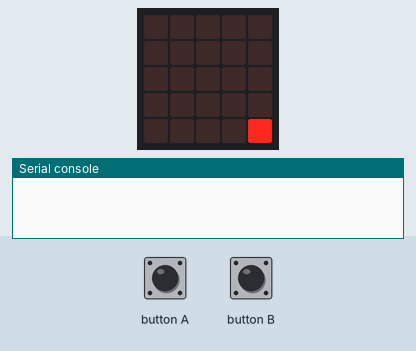
Recording of a program running on a simulated BBC micro:bit (MakeCode). On the bench: the board's 5×5 LED display, the last lines printed to the serial console. The inputs (shaded band) are chosen by the test bench.

Above: at 1.2 s.
1.3 s: button A pressed for 0.15 s
At 1.8 s:
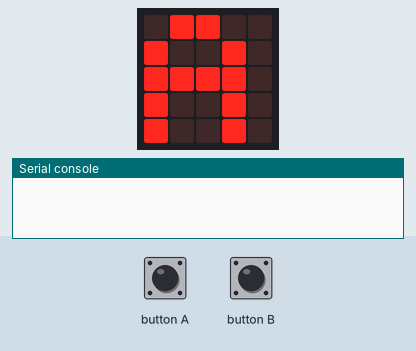
3.7 s: button B pressed for 0.15 s
At 4.4 s:
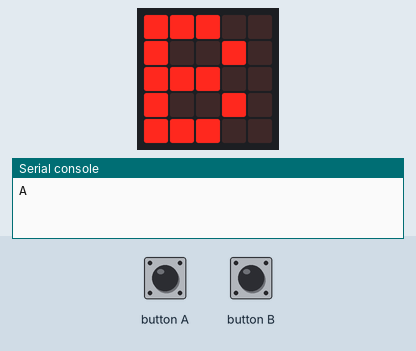
6.1 s: button A pressed for 0.15 s
At 6.6 s:
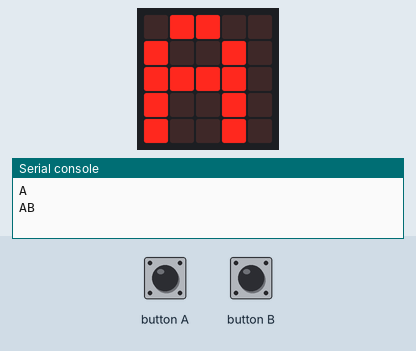
8.5 s: button A pressed for 0.15 s
9.2 s: button B pressed for 0.15 s
At 10.7 s:
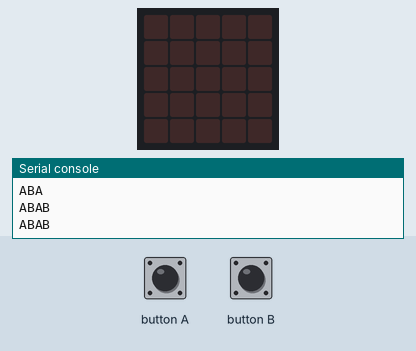
10.9 s: button B pressed for 0.15 s
At 12.6 s:
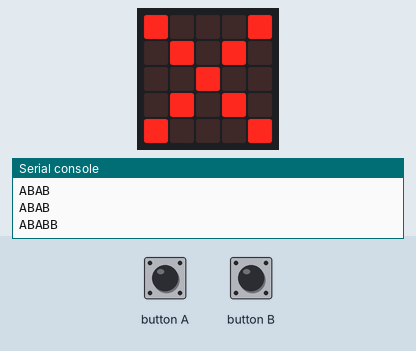
Timing chart, 0 to 14.1 s (numbered marks = the images above; inputs shaded):
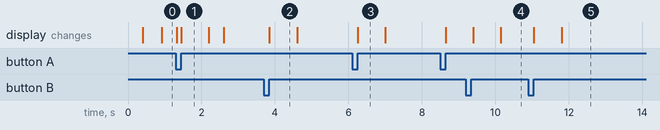

The program:

main.ts
```typescript
input.onButtonPressed(Button.A, function () {
    Temp = "" + Brukerforslag + "A"
    basic.showString("A")
    basic.clearScreen()
    sjekke_bokstav()
})
input.onButtonPressed(Button.B, function () {
    Temp = "" + Brukerforslag + "B"
    basic.showString("B")
    basic.clearScreen()
    sjekke_bokstav()
})
function sjekke_bokstav () {
    Brukerforslag = Temp
    serial.writeLine(Brukerforslag)
    if (Brukerforslag == kode) {
        for (let index = 0; index < 3; index++) {
            basic.showNumber(hemmelighet_låskoden)
        }
    } else if (Brukerforslag.length > kode.length) {
        basic.showIcon(IconNames.No)
        basic.pause(2000)
        basic.clearScreen()
        Brukerforslag = ""
    }
}
let Temp = ""
let Brukerforslag = ""
let kode = ""
let hemmelighet_låskoden = 0
hemmelighet_låskoden = 3791
kode = "ABAA"
Brukerforslag = ""
basic.forever(function () {
    if (Brukerforslag.length == 0) {
        basic.showLeds(`
            . . . . .
            . . . . .
            . . . . .
            . . . . .
            . . . . #
            `)
        basic.clearScreen()
        basic.pause(500)
    }
})
```

test.ts
```typescript
// testene settes inn her; disse vil ikke kompilert så lenge denne pakken blir brukt som en utvidelse.
```

Measured:
- after the input at 1.3 s, the display: first differs from a run without the input after 0.15 s (image 1)
- after the input at 3.7 s, the display: changes after 0.15 s (image 2)
- after the input at 6.1 s, the display: changes after 0.15 s (image 3)
- after the input at 9.2 s, the display: first changes after 0.20 s (image 4 shows a later state)
- after the input at 10.9 s, the display: first changes after 0.15 s (image 5 shows a later state)
- what the display in image 1 shows lasts 0.7 s, from 1.5 s to 2.2 s
